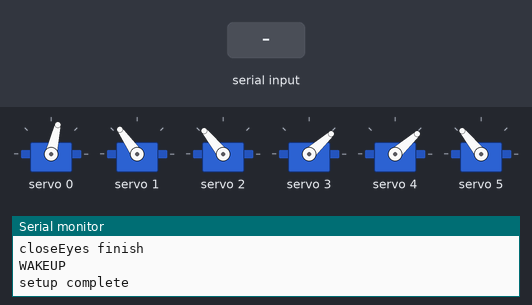
A sketch run on a simulated Arduino Nano, built with avr-gcc and run on an emulated ATmega328P. Parts: 6 × servo, the last lines printed to the serial monitor. Inputs (shaded band) come from the test bench. Random numbers use the default seed unless the sketch sets one.

Above: at 13.9 s.
14.0 s: "wakeup\n" received over Serial
At 15.7 s:
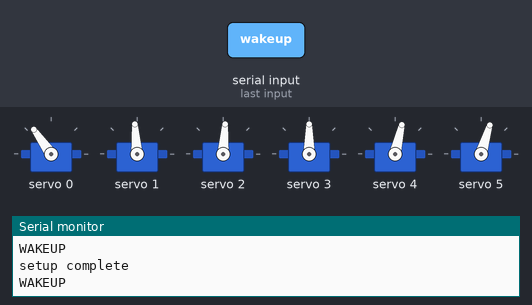
At 16.8 s:
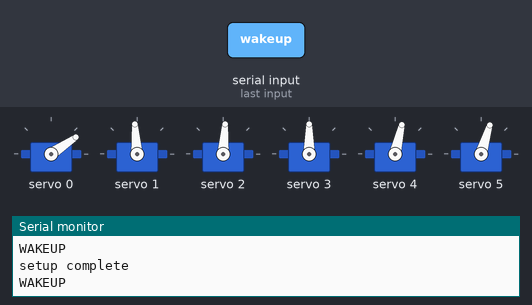
17.0 s: "sleep\n" received over Serial
At 22.2 s:
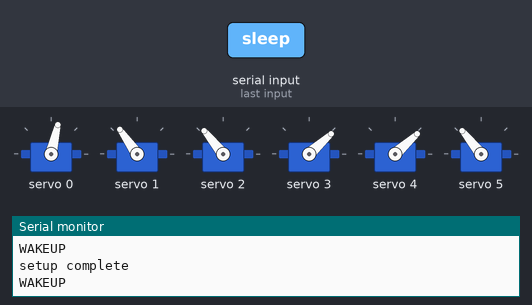
Timing chart, 0 to 23.7 s (numbered marks = the images above; inputs shaded):
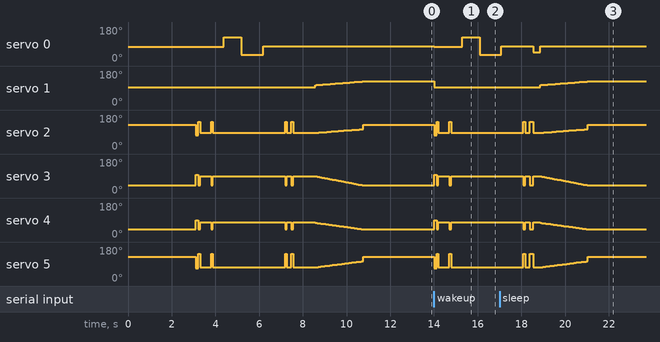

The sketch:

Person_Sensor.ino
```cpp
#include <Wire.h>
#include <Adafruit_PWMServoDriver.h>

Adafruit_PWMServoDriver pwm = Adafruit_PWMServoDriver();

#define SERVOMIN 140  // this is the 'minimum' pulse length count (out of 4096)
#define SERVOMAX 520  // this is the 'maximum' pulse length count (out of 4096)


unsigned long currentBlinkMillis = 0;
unsigned long previousBlinkMillis = 0;          // will store last time number changed
long blinkInterval = random(5000, 1200);  // period at which to change number (in milliseconds)
int blinkNumber = random(1, 2);

unsigned long currentSleepMillis = 0;
unsigned long previousSleepMillis = 0;
const long sleepInterval = 20000;

unsigned long loop_number = 0;

enum States {
  DORMANT,  // eyelids are closed, eyes are not moving
  AWAKE     // eyelids are open, eyes are tracking faces
};

States State;

// our servo # counter
uint8_t servonum = 0;

int xval;
int yval;
int trimval;
int current_xval;
int prev_xval = 512;

int lexpulse;
int rexpulse;

int leypulse;
int reypulse;

int uplidpulse;
int lolidpulse;
int altuplidpulse;
int altlolidpulse;

int sensorValue = 0;
int outputValue = 0;
int switchval = 0;
int loopNumber = 0;

int ledPin = 3;
int sensorPin = A6;
unsigned long awakeTime = 30000;


void setup() {

  // You need to make sure you call Wire.begin() in setup, or the I2C access
  // below will fail.
  Wire.begin();
  pinMode(2, INPUT);
  Serial.begin(9600);
  pwm.begin();
  pwm.setPWMFreq(60);  // Analog servos run at ~60 Hz updates
  State = DORMANT;

  trimval = 500;  // this sets how wide the eyelids are positioned (higher number = wider eyes)
  trimval = map(trimval, 320, 580, -40, 40);
  uplidpulse = map(yval, 0, 1023, 400, 280);
  uplidpulse -= (trimval - 40);
  uplidpulse = constrain(uplidpulse, 280, 400);
  altuplidpulse = 680 - uplidpulse;

  lolidpulse = map(yval, 0, 1023, 410, 280);
  lolidpulse += (trimval / 2);
  lolidpulse = constrain(lolidpulse, 280, 400);
  altlolidpulse = 680 - lolidpulse;

  // Power up sequence to test eyes
  closeEyes();
  delay(3000);
  wakeup();
  delay(1000);
  driftoff();
  delay(1000);

  Serial.println("setup complete");
}

void loop() {
  if (Serial.available() > 0) {
    String command = Serial.readStringUntil('\n');  // read until newline
    command.trim();  // remove any whitespace or newline chars

    if (command.equalsIgnoreCase("wakeup")) {
      wakeup();
    }
    if (command.equalsIgnoreCase("sleep")) {
      driftoff();
    }
  }

  // MAIN LOOP ACTIONS WHEN AWAKE
  if (State == AWAKE) {
    unsigned long now = millis();

    // --- Random blink control ---
    if (now - previousBlinkMillis >= blinkInterval) {
      previousBlinkMillis = now;
      blink();
      // pick new random interval for next blink
      blinkInterval = random(2000, 6000);
    }

    // --- Random look-around control ---
    if (now - loop_number >= 2500) {  // every ~2.5s pick a new glance
      loop_number = now;

      int newX = random(220, 440);  // horizontal glance range
      //int newY = random(280, 500);  // vertical glance range

      pwm.setPWM(0, 0, newX);  // left/right eyes
      //pwm.setPWM(1, 0, newY);

      delay(300);  // short pause for natural movement
    }
  }
}


void blink() {  // script to execute one blink

  trimval = 550;  // this sets how wide the eyelids are positioned (higher number = wider eyes)
  trimval = map(trimval, 320, 580, -40, 40);
  uplidpulse = map(yval, 0, 1023, 400, 280);
  uplidpulse -= (trimval - 40);
  uplidpulse = constrain(uplidpulse, 280, 400);
  altuplidpulse = 680 - uplidpulse;

  lolidpulse = map(yval, 0, 1023, 410, 280);
  lolidpulse += (trimval / 2);
  lolidpulse = constrain(lolidpulse, 280, 400);
  altlolidpulse = 680 - lolidpulse;

  // closes eyelids
  pwm.setPWM(2, 0, 500);
  pwm.setPWM(3, 0, 240);
  pwm.setPWM(4, 0, 240);
  pwm.setPWM(5, 0, 500);

  delay(80);

  // opens eyelids to trimval value
  pwm.setPWM(2, 0, uplidpulse);
  pwm.setPWM(3, 0, lolidpulse);
  pwm.setPWM(4, 0, altuplidpulse);
  pwm.setPWM(5, 0, altlolidpulse);
}

void wakeup() {  //  Creature wakes up from sleep (blinks and looks around)

  Serial.println("WAKEUP");
  xval = 500;  // translate sensor information into servo info
  yval = 500;

  lexpulse = map(xval, 0, 1023, 220, 440);
  rexpulse = lexpulse;
  leypulse = map(yval, 0, 1023, 250, 500);
  reypulse = map(yval, 0, 1023, 400, 280);

  trimval = 650;  // this sets how wide the eyelids are positioned (higher number = wider eyes)
  trimval = map(trimval, 320, 580, -40, 40);
  uplidpulse = map(yval, 0, 1023, 400, 280);
  uplidpulse -= (trimval - 40);
  uplidpulse = constrain(uplidpulse, 280, 400);
  altuplidpulse = 680 - uplidpulse;

  lolidpulse = map(yval, 0, 1023, 410, 280);
  lolidpulse += (trimval / 2);
  lolidpulse = constrain(lolidpulse, 280, 400);
  altlolidpulse = 680 - lolidpulse;
  pwm.setPWM(0, 0, lexpulse);
  pwm.setPWM(1, 0, leypulse);

  pwm.setPWM(2, 0, uplidpulse);  //  opens eyelids
  pwm.setPWM(3, 0, lolidpulse);
  pwm.setPWM(4, 0, altuplidpulse);
  pwm.setPWM(5, 0, altlolidpulse);

  delay(100);

  blink();
  delay(500);
  blink();
  delay(500);

  pwm.setPWM(0, 0, 450);  // eyes glance right
  delay(800);
  pwm.setPWM(0, 0, 220);  // eyes glance left
  delay(1000);
  pwm.setPWM(0, 0, 330);  // eyes look forward
  delay(1000);

  blink();
  delay(200);
  blink();

  State = AWAKE;
}


void driftoff() {  //  Slowly closes creature's eyes + eyeballs roll up

  pwm.setPWM(0, 0, 330);  // centeres eyes on x-axis
  // blink();
  //blink();
  for (int i = 1; i <= 50; i++) {  // closes eyes slowly
    const double a = i / 50.0;
    pwm.setPWM(2, 0, uplidpulse + (400 - uplidpulse) * (a));
    pwm.setPWM(3, 0, lolidpulse + (240 - lolidpulse) * (a));
    pwm.setPWM(4, 0, altuplidpulse + (240 - altuplidpulse) * (a));
    pwm.setPWM(5, 0, altlolidpulse + (400 - altlolidpulse) * (a));
    pwm.setPWM(1, 0, 400 + (i));  // eyes roll up
    delay(40);
  }
  pwm.setPWM(2, 0, 460);  // closes eyelids completely
  pwm.setPWM(3, 0, 240);
  pwm.setPWM(4, 0, 240);
  pwm.setPWM(5, 0, 460);
  delay(1000);
  State = DORMANT;
}


void closeEyes() {
  Serial.println("closeEyes start");
  xval = 500;  // translate sensor information into servo info
  yval = 500;

  lexpulse = map(xval, 0, 1023, 220, 440);
  rexpulse = lexpulse;
  leypulse = map(yval, 0, 1023, 250, 500);
  reypulse = map(yval, 0, 1023, 400, 280);

  trimval = 650;  // this sets how wide the eyelids are positioned (higher number = wider eyes)
  trimval = map(trimval, 320, 580, -40, 40);
  uplidpulse = map(yval, 0, 1023, 400, 280);
  uplidpulse -= (trimval - 40);
  uplidpulse = constrain(uplidpulse, 280, 400);
  altuplidpulse = 680 - uplidpulse;

  lolidpulse = map(yval, 0, 1023, 410, 280);
  lolidpulse += (trimval / 2);
  lolidpulse = constrain(lolidpulse, 280, 400);
  altlolidpulse = 680 - lolidpulse;
  pwm.setPWM(0, 0, lexpulse);
  pwm.setPWM(1, 0, leypulse);
  pwm.setPWM(2, 0, 460);
  pwm.setPWM(3, 0, 240);
  pwm.setPWM(4, 0, 240);
  pwm.setPWM(5, 0, 460);


  delay(100);
  Serial.println("closeEyes finish");
}

// you can use this function if you'd like to set the pulse length in seconds
// e.g. setServoPulse(0, 0.001) is a ~1 millisecond pulse width. its not precise!
void setServoPulse(uint8_t n, double pulse) {
  double pulselength;

  pulselength = 1000000;  // 1,000,000 us per second
  pulselength /= 60;      // 60 Hz
  Serial.print(pulselength);
  Serial.println(" us per period");
  pulselength /= 4096;  // 12 bits of resolution
  Serial.print(pulselength);
  Serial.println(" us per bit");
  pulse *= 1000000;  // convert to us
  pulse /= pulselength;
  Serial.println(pulse);
}
```

Measured:
- after the input at 14.0 s, servo 0: 77° → 76° at once, → 125° 1.3 s later, → 34° 0.80 s later; servo 1: 125° → 94° at once
- after the input at 17.0 s, servo 1: moves from 94° to 125° over 2.2 s, starting after 1.9 s
- by itself, servo 2: ramps from 86° to 145° and jumps back, once every 0.37 s
- by itself, servo 3: ramps from 90° to 42° and jumps back, once every 0.37 s
- by itself, servo 4: ramps from 77° to 42° and jumps back, once every 0.37 s
- by itself, servo 5: ramps from 73° to 145° and jumps back, once every 0.37 s
